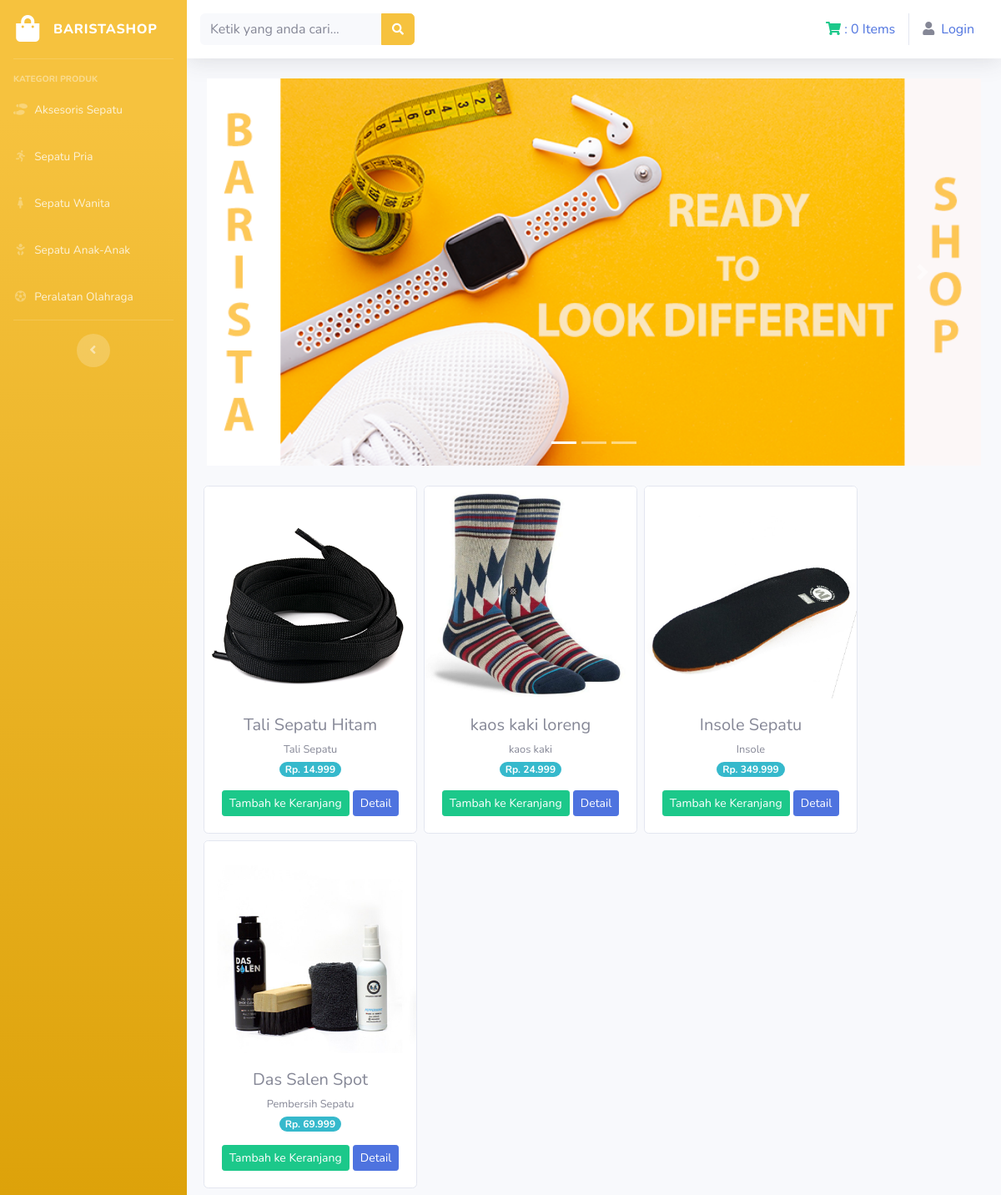
Page /index.php/kategori/aksesoris on the committed database.
### tables this page shows
CREATE TABLE `tb_barang` (
  `id_brg` int(11) NOT NULL AUTO_INCREMENT,
  `nama_brg` varchar(120) NOT NULL,
  `keterangan` varchar(225) NOT NULL,
  `kategori` varchar(60) NOT NULL,
  `harga` int(11) NOT NULL,
  `stok` int(4) NOT NULL,
  `gambar` text NOT NULL,
  PRIMARY KEY (`id_brg`)
);

### application/controllers/kategori.php (called while the page is built, shortened)
<?php
    class Kategori extends CI_Controller{
        public function aksesoris(){
            $data['aksesori']=$this->model_kategori->data_aksesori()->result();
            $this->load->view('templates/header');
            $this->load->view('templates/sidebar');
            $this->load->view('aksesoris',$data);
            $this->load->view('templates/footer');
        }
    }
?>

### index.php (called while the page is built, shortened)
<?php
require_once BASEPATH.'core/CodeIgniter.php';

### application/models/model_kategori.php (called while the page is built, shortened)
<?php
    class Model_kategori extends CI_Model{
        public function data_aksesori(){
            return $this->db->get_where('tb_barang',array('kategori'=>'Aksesoris'));
        }
    }
?>

### application/views/aksesoris.php (the view, shortened to what this page needs)
<div class="container-fluid">
<div id="carouselExampleIndicators" class="carousel slide" data-ride="carousel">
  <ol class="carousel-indicators">
    <li data-target="#carouselExampleIndicators" data-slide-to="0" class="active"></li>
    <li data-target="#carouselExampleIndicators" data-slide-to="1"></li>
    <li data-target="#carouselExampleIndicators" data-slide-to="2"></li>
  </ol>
  <div class="carousel-inner">
    <div class="carousel-item active">
      <img src="<?php echo base_url('assets/img/sliide1.png'); ?>" class="d-block w-100" alt="...">
    </div>
  </div>
  <a class="carousel-control-prev" href="#carouselExampleIndicators" role="button" data-slide="prev">
    <span class="carousel-control-prev-icon" aria-hidden="true"></span>
  </a>
  <a class="carousel-control-next" href="#carouselExampleIndicators" role="button" data-slide="next">
    <span class="carousel-control-next-icon" aria-hidden="true"></span>
  </a>
</div>
    <div class="row text-center mt-4">
        <?php foreach ($aksesori as $aks):?>
        <div class="card ml-2 mb-2" style="width: 16rem;">
        <img src="<?php echo base_url().'/uploads/'.$aks->gambar;?>" class="card-img-top" alt="...">
        <div class="card-body">
          <h5 class="card-title mb-1"><?php echo $aks->nama_brg;?></h5>
          <small><?php echo $aks->keterangan;?></small><br/>
          <span class="badge badge-pill badge-info mb-3">Rp. <?php echo number_format($aks->harga,0,',','.');?></span>
          <?php echo anchor('dashboard/tambah_keranjang/'.$aks->id_brg,'<div class="btn btn-success btn-sm">Tambah ke Keranjang</div>');?>
          <?php echo anchor('dashboard/detail_produk/'.$aks->id_brg,'<div class="btn btn-primary btn-sm">Detail</div>');?>
  </div>
</div>
        <?php endforeach;?>
    </div>
</div>

### application/views/templates/header.php (shortened to what this page needs)
<!DOCTYPE html>
<html lang="en">
<head>
  <link href="<?php echo base_url();?>assets/vendor/fontawesome-free/css/all.min.css" rel="stylesheet" type="text/css">
  <link href="<?php echo base_url();?>assets/css/sb-admin-2.min.css" rel="stylesheet">
</head>

### application/views/templates/sidebar.php (shortened to what this page needs)
<body id="page-top">
  <div id="wrapper">
    <ul class="navbar-nav bg-gradient-warning sidebar sidebar-dark accordion" id="accordionSidebar">
      <a class="sidebar-brand d-flex align-items-center justify-content-center" href="<?php echo base_url('welcome'); ?>">
        <div class="sidebar-brand-icon">
          <i class="fas fa-shopping-bag"></i>
        </div>
        <div class="sidebar-brand-text mx-3">BARISTASHOP</div>
      </a>
      <hr class="sidebar-divider">
      <div class="sidebar-heading">
        KATEGORI PRODUK
      </div>
      <li class="nav-item">
        <a class="nav-link" href="<?php echo base_url('kategori/aksesoris');?>">
          <i class="fas fa-fw fa-shoe-prints"></i>
          <span>Aksesoris Sepatu</span></a>
      </li>
      <li class="nav-item">
        <a class="nav-link" href="<?php echo base_url('kategori/sepatu_pria');?>">
          <i class="fas fa-fw fa-running"></i>
          <span>Sepatu Pria</span></a>
      </li>
      <li class="nav-item">
        <a class="nav-link" href="<?php echo base_url('kategori/sepatu_wanita');?>">
          <i class="fas fa-fw fa-female"></i>
          <span>Sepatu Wanita</span></a>
      </li>
      <li class="nav-item">
        <a class="nav-link" href="<?php echo base_url('kategori/sepatu_anak');?>">
          <i class="fas fa-fw fa-baby"></i>
          <span>Sepatu Anak-Anak</span></a>
      </li>
      <li class="nav-item">
        <a class="nav-link" href="<?php echo base_url('kategori/peralatan_olahraga');?>">
          <i class="fas fa-fw fa-futbol"></i>
          <span>Peralatan Olahraga</span></a>
      </li>
      <hr class="sidebar-divider d-none d-md-block">
      <div class="text-center d-none d-md-inline">
        <button class="rounded-circle border-0" id="sidebarToggle"></button>
      </div>
    </ul>
    <div id="content-wrapper" class="d-flex flex-column">
      <div id="content">
        <nav class="navbar navbar-expand navbar-light bg-white topbar mb-4 static-top shadow">
          <?php echo form_open('welcome/cari');?>
          <form class="d-none d-sm-inline-block form-inline mr-auto ml-md-3 my-2 my-md-0 mw-100 navbar-search">
            <div class="input-group">
              <input type="text" class="form-control bg-light border-0 small" name="katakunci" placeholder="Ketik yang anda cari..." aria-label="Search" aria-describedby="basic-addon2">
              <div class="input-group-append">
                <button class="btn btn-warning" type="submit">
                  <i class="fas fa-search fa-sm"></i>
                </button>
              </div>
            </div>
          </form>
        <?php echo form_close();?>
          <ul class="navbar-nav ml-auto">
  <div class="navbar">
    <ul class="nav navbar-nav navbar-right ">
      <li>
        <?php
          $keranjang='<i class="fas fa-shopping-cart text-success"></i> : '.$this->cart->total_items().' Items';
          echo anchor('dashboard/detail_keranjang', $keranjang);
        ?>
      </li>
    </ul>
            <ul class="nav navbar-nav navbar-right">
              <?php if($this->session->userdata('username')){;?>
              <li>
                <div>Selamat Datang : <?php echo $this->session->userdata('username');?></div>
              </li>
              <li>
                <?php echo anchor('auth/logout_user','<i class="fa fa-sign-out-alt ml-2"></i> Logout');?>
              </li>
                <?php }else{ ;?>
                  <li>
                    <?php echo anchor('auth/login','<i class="fa fa-user text-secondary mr-2"></i>Login');?>
                  </li>
                  <?php } ;?>
            </ul>
  </div>
          </ul>
        </nav>

### application/views/templates/footer.php (shortened to what this page needs)
</body>
</html>

### rows in the picture
tb_barang: gambar (picture), nama_brg "Tali Sepatu Hitam", keterangan "Tali Sepatu", harga "14.999", id_brg "Tambah ke Keranjang", id_brg "Detail"
tb_barang: gambar (picture), nama_brg "kaos kaki loreng", keterangan "kaos kaki", harga "24.999", id_brg "Tambah ke Keranjang", id_brg "Detail"
tb_barang: gambar (picture), nama_brg "Insole Sepatu", keterangan "Insole", harga "349.999", id_brg "Tambah ke Keranjang", id_brg "Detail"
tb_barang: gambar (picture), nama_brg "Das Salen Spot", keterangan "Pembersih Sepatu", harga "69.999", id_brg "Tambah ke Keranjang", id_brg "Detail"

### other values in the picture
$this->cart->total_items() "0"
